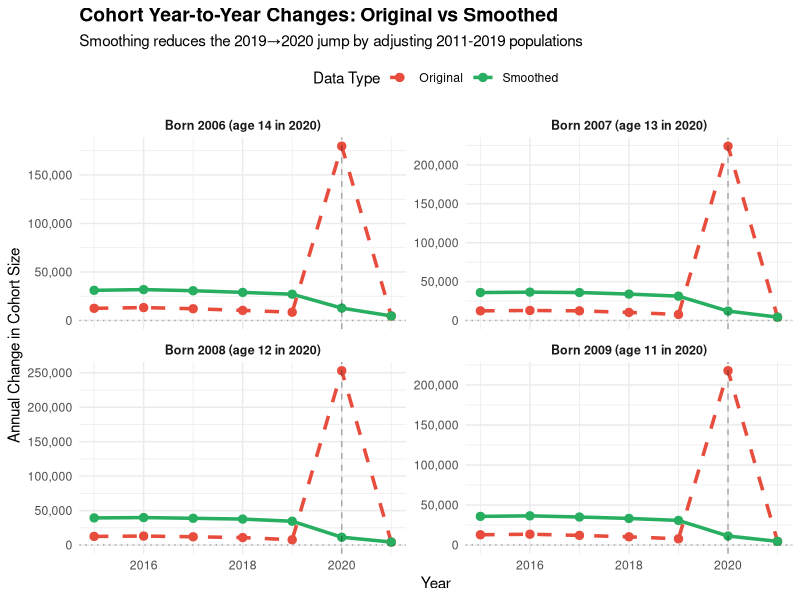
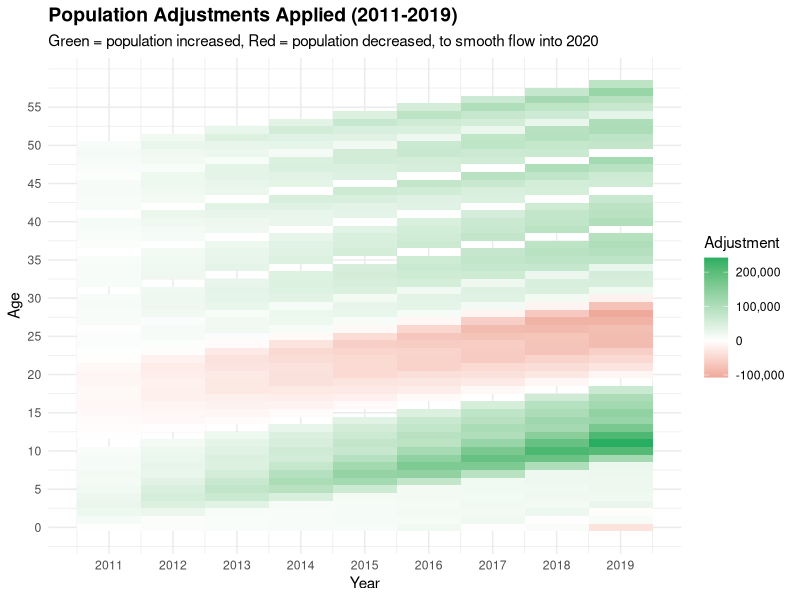

Source code (R) for these figures, in order:
###############################################################################
## Smooth 2011-2019 Population to Match 2020 Census Corrections
## 
## This script adjusts 2011-2019 population data so that cohorts age smoothly
## into the corrected 2020 census values. The 2020 values remain unchanged as
## they represent the corrected "truth" from the census revision.
###############################################################################

suppressPackageStartupMessages({
  library(tidyverse)
})

# --- Parameters ---
MAX_AGE_TO_SMOOTH <- 59L  # Only smooth ages 0-59
START_YEAR <- 2011L        # Start of adjustment period
END_YEAR <- 2019L          # End of adjustment period (2020 stays fixed)
CENSUS_YEAR <- 2020L       # The corrected census year (remains unchanged)

# --- Load original data ---
pop_raw <- read_csv("data/merged_yearly_population_by_age_2010_correction.csv",
                    show_col_types = FALSE) %>%
  transmute(
    Year = as.integer(Year),
    Age = as.integer(Age),
    Population = as.numeric(Population)
  ) %>%
  filter(!is.na(Year), !is.na(Age), !is.na(Population))

# --- Step 1: Calculate expected vs actual deltas for cohorts entering 2020 ---

# For each age in 2020 (up to MAX_AGE_TO_SMOOTH), calculate the discontinuity
cohort_analysis <- tibble()

for (age_2020 in 1:MAX_AGE_TO_SMOOTH) {
  birth_year <- CENSUS_YEAR - age_2020
  
  # Get the population for this cohort in 2019 and 2020
  pop_2019 <- pop_raw %>% 
    filter(Year == 2019, Age == age_2020 - 1) %>% 
    pull(Population)
  
  pop_2020 <- pop_raw %>% 
    filter(Year == 2020, Age == age_2020) %>% 
    pull(Population)
  
  if (length(pop_2019) > 0 && length(pop_2020) > 0) {
    actual_delta_2020 <- pop_2020 - pop_2019
    
    # Calculate historical average delta for this age transition
    # Look at the same age transition in previous years
    historical_deltas <- c()
    for (ref_year in 2015:2018) {
      pop_prev <- pop_raw %>% 
        filter(Year == ref_year, Age == age_2020 - 1) %>% 
        pull(Population)
      pop_curr <- pop_raw %>% 
        filter(Year == ref_year + 1, Age == age_2020) %>% 
        pull(Population)
      
      if (length(pop_prev) > 0 && length(pop_curr) > 0) {
        historical_deltas <- c(historical_deltas, pop_curr - pop_prev)
      }
    }
    
    # Expected delta is the median of historical deltas
    expected_delta <- if(length(historical_deltas) > 0) {
      median(historical_deltas)
    } else {
      # Fallback: assume small natural decrease
      -pop_2019 * 0.001  
    }
    
    excess_jump <- actual_delta_2020 - expected_delta
    
    cohort_analysis <- bind_rows(
      cohort_analysis,
      tibble(
        Birth_Year = birth_year,
        Age_2020 = age_2020,
        Pop_2019 = pop_2019,
        Pop_2020 = pop_2020,
        Actual_Delta = actual_delta_2020,
        Expected_Delta = expected_delta,
        Excess_Jump = excess_jump
      )
    )
  }
}

cat("\n=== Largest Discontinuities (2019 → 2020) ===\n")
cohort_analysis %>%
  arrange(desc(abs(Excess_Jump))) %>%
  head(15) %>%
  mutate(across(c(Pop_2019, Pop_2020, Actual_Delta, Expected_Delta, Excess_Jump), 
                ~scales::comma(round(.)))) %>%
  print()

# --- Step 2: Build cohort trajectories and apply adjustments ---

# Start with a copy of the original data
pop_smoothed <- pop_raw

# For each cohort with significant excess jump, adjust its entire history
for (i in 1:nrow(cohort_analysis)) {
  birth_year <- cohort_analysis$Birth_Year[i]
  excess <- cohort_analysis$Excess_Jump[i]
  age_2020 <- cohort_analysis$Age_2020[i]
  
  # Skip small adjustments
  if (abs(excess) < 1000) next
  
  # We need to adjust this cohort's population in years 2011-2019
  # The key insight: we want the CHANGE from 2019 to 2020 to be reasonable,
  # so we need to adjust the 2019 population (and earlier years accordingly)
  
  # Target population for 2019 that would give us the expected delta
  target_pop_2019 <- cohort_analysis$Pop_2020[i] - cohort_analysis$Expected_Delta[i]
  actual_pop_2019 <- cohort_analysis$Pop_2019[i]
  total_adjustment_needed <- target_pop_2019 - actual_pop_2019
  
  # Now we need to phase in this adjustment gradually from 2011 to 2019
  # We'll apply it progressively: small amounts early, larger amounts later
  
  adjustment_years <- c()
  adjustment_ages <- c()
  adjustment_factors <- c()
  
  for (year in START_YEAR:END_YEAR) {
    age_in_year <- year - birth_year
    if (age_in_year >= 0 && age_in_year <= MAX_AGE_TO_SMOOTH) {
      adjustment_years <- c(adjustment_years, year)
      adjustment_ages <- c(adjustment_ages, age_in_year)
      # Linear progression: each year gets more adjustment
      year_weight <- (year - START_YEAR + 1) / (END_YEAR - START_YEAR + 1)
      adjustment_factors <- c(adjustment_factors, year_weight)
    }
  }
  
  if (length(adjustment_years) > 0) {
    # Apply adjustments
    for (j in 1:length(adjustment_years)) {
      year <- adjustment_years[j]
      age <- adjustment_ages[j]
      
      # This year gets this fraction of the total adjustment
      adjustment <- total_adjustment_needed * adjustment_factors[j]
      
      idx <- which(pop_smoothed$Year == year & pop_smoothed$Age == age)
      if (length(idx) > 0) {
        pop_smoothed$Population[idx] <- pop_smoothed$Population[idx] + adjustment
      }
    }
  }
}

# --- Step 3: Validate the smoothing by checking cohort continuity ---
cat("\n=== Validation: Cohort Continuity Check ===\n")

# Function to track a cohort through time
track_cohort <- function(data, birth_year, start_year = 2010, end_year = 2021) {
  cohort_data <- tibble()
  for (year in start_year:end_year) {
    age <- year - birth_year
    if(age < 0 || age > 100) next
    
    pop_val <- data %>%
      filter(Year == year, Age == age) %>%
      pull(Population)
    
    if (length(pop_val) > 0) {
      cohort_data <- bind_rows(cohort_data, 
                                tibble(Year = year, Age = age, Population = pop_val))
    }
  }
  
  cohort_data %>%
    arrange(Year) %>%
    mutate(
      Delta = Population - lag(Population),
      Delta_Pct = Delta / lag(Population) * 100
    )
}

# Check the cohorts with the largest original discontinuities
check_cohorts <- cohort_analysis %>%
  arrange(desc(abs(Excess_Jump))) %>%
  head(5) %>%
  pull(Birth_Year)

for (birth_yr in check_cohorts) {
  age_2020 <- 2020 - birth_yr
  
  cat(sprintf("\n--- Cohort born %d (age %d in 2020) ---\n", birth_yr, age_2020))
  
  # Compare original and smoothed
  orig_cohort <- track_cohort(pop_raw, birth_yr, start_year = 2016, end_year = 2021)
  smooth_cohort <- track_cohort(pop_smoothed, birth_yr, start_year = 2016, end_year = 2021)
  
  comparison <- orig_cohort %>%
    select(Year, Age, Delta_Orig = Delta) %>%
    left_join(
      smooth_cohort %>% select(Year, Age, Delta_Smooth = Delta),
      by = c("Year", "Age")
    ) %>%
    mutate(
      Delta_Orig = round(Delta_Orig),
      Delta_Smooth = round(Delta_Smooth),
      Improvement = Delta_Smooth - Delta_Orig
    )
  
  print(comparison %>% filter(Year >= 2018))
}

# --- Step 4: Check that 2020 values remain unchanged ---
cat("\n=== Verification: 2020 Values Unchanged ===\n")

check_2020 <- pop_raw %>%
  filter(Year == 2020, Age <= MAX_AGE_TO_SMOOTH) %>%
  select(Age, Pop_Original = Population) %>%
  left_join(
    pop_smoothed %>%
      filter(Year == 2020, Age <= MAX_AGE_TO_SMOOTH) %>%
      select(Age, Pop_Smoothed = Population),
    by = "Age"
  ) %>%
  mutate(
    Difference = abs(Pop_Smoothed - Pop_Original),
    Match = Difference < 0.01
  )

if(all(check_2020$Match)) {
  cat("✓ All 2020 values remain unchanged (as expected)\n")
} else {
  cat("⚠ Warning: Some 2020 values changed (this shouldn't happen):\n")
  print(check_2020 %>% filter(!Match))
}

# --- Step 5: Summary of improvements ---
cat("\n=== Summary: Improvement in 2019→2020 Transitions ===\n")

# Calculate the deltas for all cohorts in both original and smoothed data
all_deltas_comparison <- tibble()

for (age_2020 in 1:MAX_AGE_TO_SMOOTH) {
  birth_year <- CENSUS_YEAR - age_2020
  
  # Original delta
  orig_cohort <- track_cohort(pop_raw, birth_year)
  orig_delta_2020 <- orig_cohort %>% 
    filter(Year == 2020) %>% 
    pull(Delta)
  
  # Smoothed delta
  smooth_cohort <- track_cohort(pop_smoothed, birth_year)
  smooth_delta_2020 <- smooth_cohort %>% 
    filter(Year == 2020) %>% 
    pull(Delta)
  
  if (length(orig_delta_2020) > 0 && length(smooth_delta_2020) > 0) {
    all_deltas_comparison <- bind_rows(
      all_deltas_comparison,
      tibble(
        Age_2020 = age_2020,
        Delta_Original = orig_delta_2020,
        Delta_Smoothed = smooth_delta_2020
      )
    )
  }
}

cat("\nLargest improvements in 2019→2020 deltas:\n")
all_deltas_comparison %>%
  mutate(Improvement = abs(Delta_Smoothed) - abs(Delta_Original)) %>%
  arrange(Improvement) %>%
  head(10) %>%
  mutate(across(c(Delta_Original, Delta_Smoothed), ~scales::comma(round(.)))) %>%
  print()

cat(sprintf("\nStandard deviation of 2019→2020 deltas:\n"))
cat(sprintf("  Original:  %s\n", 
            scales::comma(round(sd(all_deltas_comparison$Delta_Original, na.rm = TRUE)))))
cat(sprintf("  Smoothed:  %s\n", 
            scales::comma(round(sd(all_deltas_comparison$Delta_Smoothed, na.rm = TRUE)))))
cat(sprintf("  Reduction: %.1f%%\n", 
            (1 - sd(all_deltas_comparison$Delta_Smoothed, na.rm = TRUE) / 
               sd(all_deltas_comparison$Delta_Original, na.rm = TRUE)) * 100))

# --- Step 6: Save the smoothed data ---
output_file <- "data/merged_yearly_population_by_age_2020_smoothed.csv"
pop_smoothed %>%
  arrange(Year, Age) %>%
  write_csv(output_file)

cat(sprintf("\n=== Smoothed data saved to %s ===\n", output_file))

# --- Step 7: Create visualization ---
cat("\n=== Creating visualization ===\n")

library(ggplot2)

# Select cohorts with largest corrections for visualization
viz_cohorts <- cohort_analysis %>%
  arrange(desc(abs(Excess_Jump))) %>%
  head(4) %>%
  pull(Birth_Year)

viz_data <- tibble()

for(birth_yr in viz_cohorts) {
  orig <- track_cohort(pop_raw, birth_yr, start_year = 2010, end_year = 2021)
  smooth <- track_cohort(pop_smoothed, birth_yr, start_year = 2010, end_year = 2021)
  
  age_2020 <- 2020 - birth_yr
  
  viz_data <- bind_rows(
    viz_data,
    orig %>% mutate(Type = "Original", Cohort = paste0("Born ", birth_yr, " (age ", age_2020, " in 2020)")),
    smooth %>% mutate(Type = "Smoothed", Cohort = paste0("Born ", birth_yr, " (age ", age_2020, " in 2020)"))
  )
}

# Plot the deltas (year-to-year changes)
p1 <- ggplot(viz_data %>% filter(!is.na(Delta), Year >= 2015), 
             aes(x = Year, y = Delta, color = Type, linetype = Type)) +
  geom_line(size = 1.2) +
  geom_point(size = 2.5) +
  facet_wrap(~ Cohort, scales = "free_y", ncol = 2) +
  geom_vline(xintercept = 2020, linetype = "dashed", alpha = 0.3) +
  geom_hline(yintercept = 0, linetype = "dotted", alpha = 0.3) +
  scale_y_continuous(labels = scales::comma) +
  scale_color_manual(values = c("Original" = "#e74c3c", "Smoothed" = "#27ae60")) +
  scale_linetype_manual(values = c("Original" = "dashed", "Smoothed" = "solid")) +
  labs(
    title = "Cohort Year-to-Year Changes: Original vs Smoothed",
    subtitle = "Smoothing reduces the 2019→2020 jump by adjusting 2011-2019 populations",
    x = "Year",
    y = "Annual Change in Cohort Size",
    color = "Data Type",
    linetype = "Data Type"
  ) +
  theme_minimal() +
  theme(
    plot.title = element_text(size = 14, face = "bold"),
    plot.subtitle = element_text(size = 11),
    legend.position = "top",
    strip.text = element_text(face = "bold", size = 9)
  )

ggsave("visual/cohort_deltas_comparison.png", p1, width = 12, height = 8, dpi = 150)
cat("Visualization saved to visual/cohort_deltas_comparison.png\n")

# --- Create a heatmap showing the adjustments made ---
cat("\n=== Creating adjustment heatmap ===\n")

# Calculate adjustments for all year-age combinations
adjustments <- pop_raw %>%
  filter(Year >= START_YEAR, Year <= END_YEAR, Age <= MAX_AGE_TO_SMOOTH) %>%
  select(Year, Age, Pop_Original = Population) %>%
  left_join(
    pop_smoothed %>%
      filter(Year >= START_YEAR, Year <= END_YEAR) %>%
      select(Year, Age, Pop_Smoothed = Population),
    by = c("Year", "Age")
  ) %>%
  mutate(
    Adjustment = Pop_Smoothed - Pop_Original,
    Adj_Pct = Adjustment / Pop_Original * 100
  )

p2 <- ggplot(adjustments %>% filter(abs(Adjustment) > 100), 
             aes(x = Year, y = Age, fill = Adjustment)) +
  geom_tile() +
  scale_fill_gradient2(low = "#c0392b", mid = "white", high = "#27ae60",
                       midpoint = 0,
                       labels = scales::comma,
                       name = "Adjustment") +
  scale_x_continuous(breaks = START_YEAR:END_YEAR) +
  scale_y_continuous(breaks = seq(0, MAX_AGE_TO_SMOOTH, by = 5)) +
  labs(
    title = "Population Adjustments Applied (2011-2019)",
    subtitle = "Green = population increased, Red = population decreased, to smooth flow into 2020",
    x = "Year",
    y = "Age"
  ) +
  theme_minimal() +
  theme(
    plot.title = element_text(size = 14, face = "bold"),
    plot.subtitle = element_text(size = 11)
  )

ggsave("visual/adjustment_heatmap.png", p2, width = 10, height = 8, dpi = 150)
cat("Heatmap saved to visual/adjustment_heatmap.png\n")

cat("\n=== Processing complete ===\n")
cat("The 2020 census values remain unchanged while 2011-2019 have been adjusted\n")
cat("to ensure smooth cohort progression into the corrected 2020 values.\n")